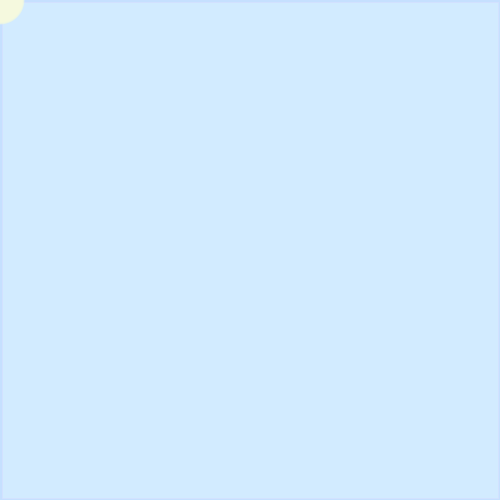
Frame 1 (no input)
Frame 60 (the mouse pressed at the canvas centre just before this capture): identical to frame 1, image omitted
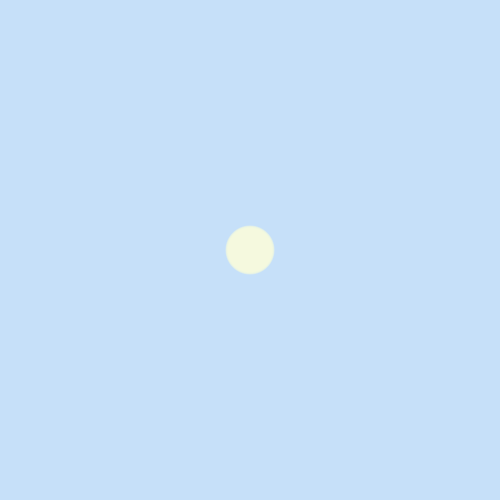
Frame 120 (the mouse held since frame 60 and released just before this capture)

The Processing sketch that drew these frames (run headless with seeded random() and noise(); from frame 60 on, the mouse is pressed at the canvas centre):

// Processing sketch: processing_174544
// ── processing_174544.pde

//click the mouse to make ripples!
//"fish" follow the light of the mouse!



int r=0;
int count=0;

int[] xpos = new int[50]; 
int[] ypos = new int[50];

void setup() {
  size(500,500);
  
  smooth();

  for (int i = 0; i < xpos.length; i ++ ) {
    xpos[i] = 0; 
    ypos[i] = 0;
  }
    
 displayRipple();
 resetRipple();
}

void displayRipple(){
  noFill();
  strokeWeight(4);
  stroke(180,180,255,200);
  ellipse (mouseX, mouseY, r, r);  
 }

void resetRipple(){
  r=0;
}
  

void draw() {
  background(255);
  
  fill(mouseX/2, mouseY/2);
  rect(0,0,500,500);
 
  for (int i = 0; i < xpos.length-1; i ++ ) {
    
    xpos[i] = xpos[i+1];
    ypos[i] = ypos[i+1];
  }
  
  xpos[xpos.length-1] = mouseX; 
  ypos[ypos.length-1] = mouseY;
   
  for (int i = 0; i < xpos.length; i ++ ) {
    noStroke();
    fill(150-i*4,100);
    ellipse(xpos[i],ypos[i],i,i);
    fill(200,235,255,20);
    rect(0,0,500,500);
    
  } 
  
  
  if (mousePressed == true){
  resetRipple();
  displayRipple();
  r+=50;
  }
  
  
  if (mousePressed == false){
    displayRipple();
    r+=50;
    
  }
 
}
 
